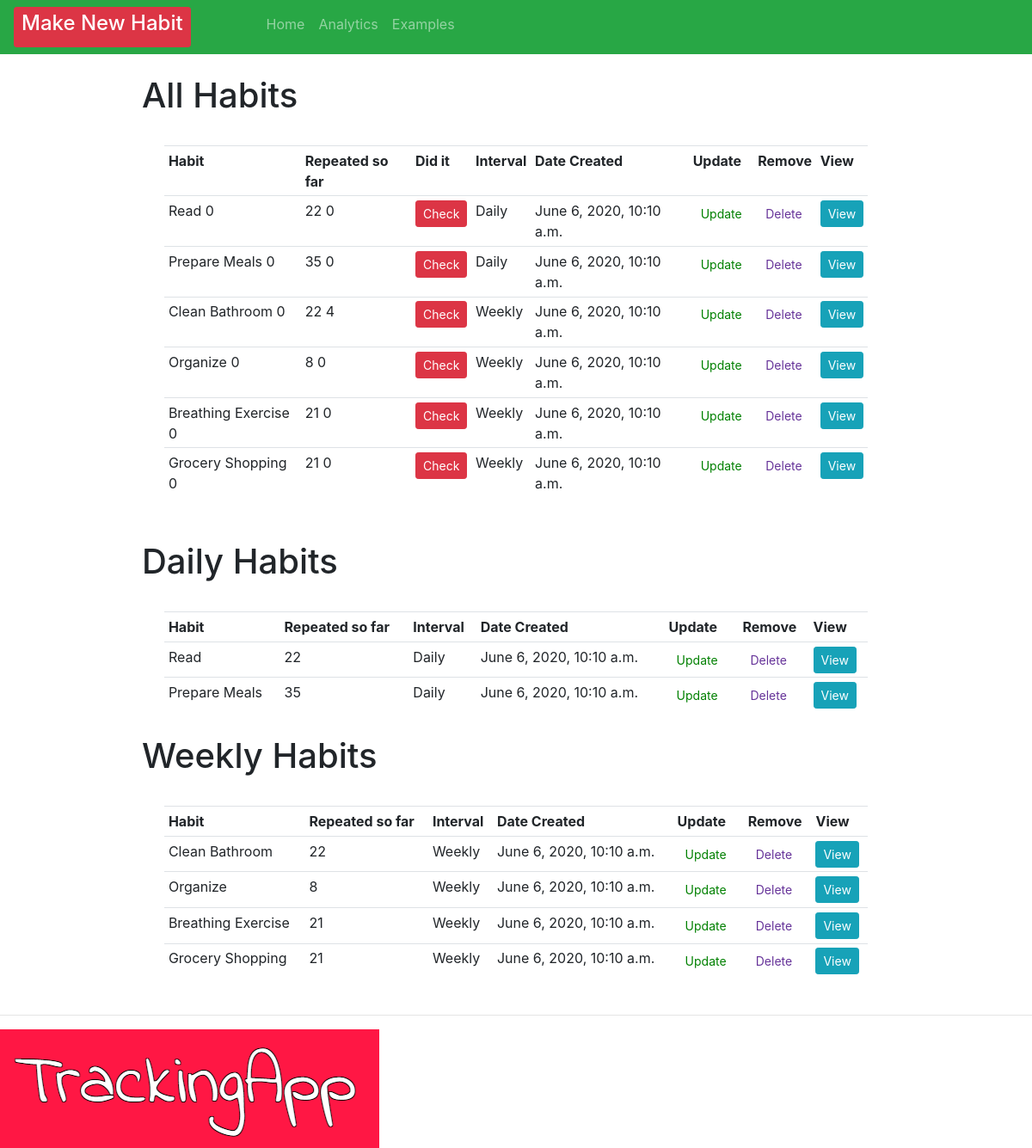
Before: / with the older database file.
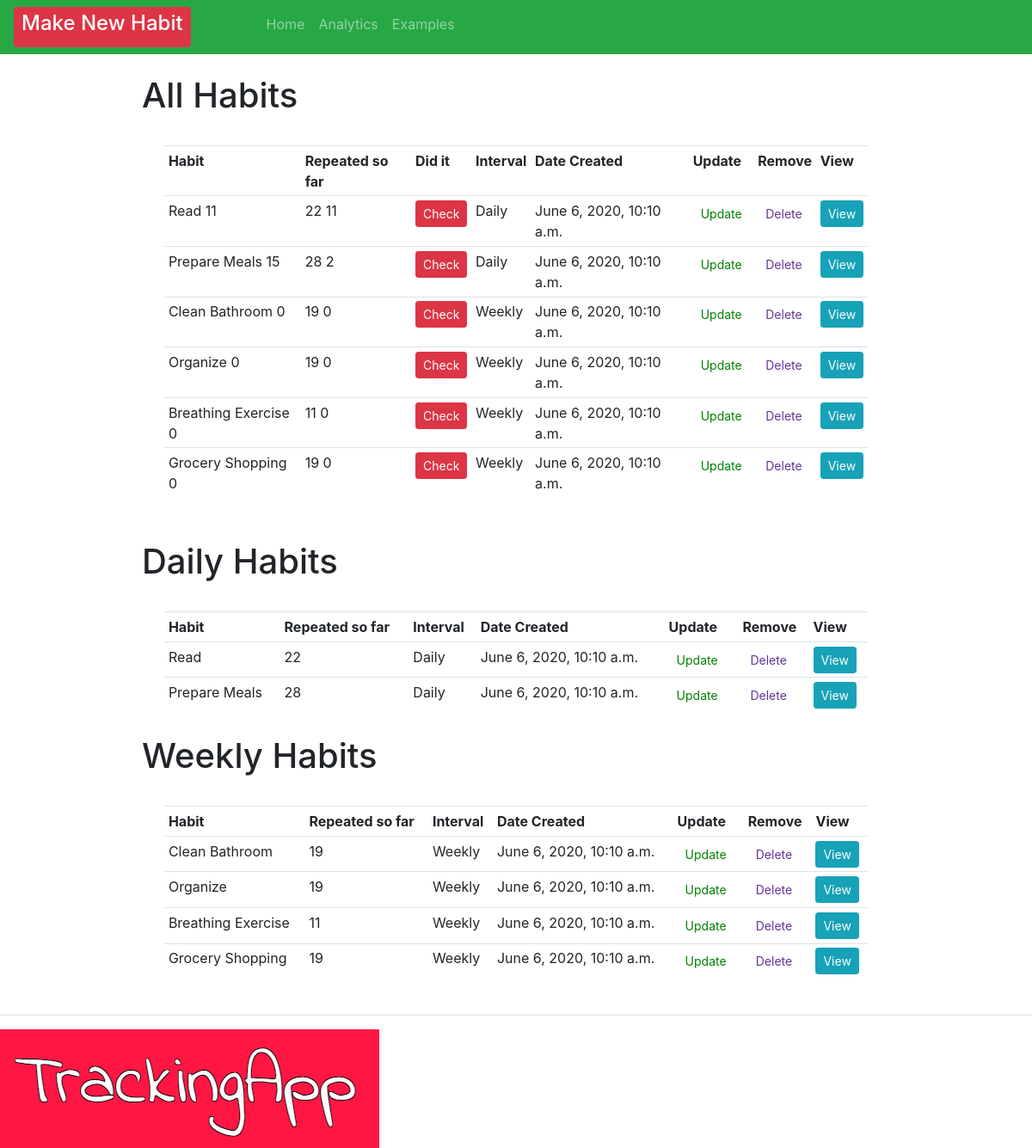
After: the same page with the newer database file.
### crm/models.py (models this page shows, shortened)
class Order(models.Model):
    INTERVAL = (
            ('Daily', 'Daily'),
            ('Weekly', 'Weekly' ),
                      )
    habit = models.CharField(max_length=200, null=True, blank=True)
    interval = models.CharField(max_length=400, null=True, choices=INTERVAL)
    checked = models.IntegerField(blank=True, default=0, null=True)
    streak = models.IntegerField(blank=True, default=0, null=True)
    longestStreak = models.IntegerField(blank=True, default=0, null=True)
    created = models.DateTimeField(auto_now=True, auto_now_add=False, editable=False, null=True, blank=True)
    checkedList = models.ManyToManyField(Repeats)
    timeStamp = models.DateTimeField(auto_now=True, blank=True)
    date_created = models.DateTimeField(auto_now_add=True, null=True, editable=False, blank=True)
    dateAsString = models.CharField(max_length=200, null=True, blank=True)

### crm/views.py (the view)
# urls.py: path('', views.home, name="home" ),
def home(request):
    orders = Order.objects.all()
    total_orders = orders.count()
    dailyFilter = Order.objects.filter(interval="Daily")
    weeklyFilter = Order.objects.filter(interval="Weekly")
    context = {'orders': orders, 'total_orders': total_orders, 'dailyFilter': dailyFilter, 'weeklyFilter':weeklyFilter}
    return render(request, 'habit/dashboard.html', context)

### crm/templates/habit/dashboard.html (shortened to what this page needs)
{% extends 'habit/main.html' %}
{% block content %}
<br>
<div class="row" style="padding-left: 15%; padding-right: 15%;">
    <table style="margin: 3%" class="table table-sm">
        <h1> All Habits {{checked}} </h1>
        <tr>
            <th>Habit</th>
            <th>Repeated so far</th>
            <th>Did it</th>
            <th>Interval</th>
            <th>Date Created</th>
            <th>Update</th>
            <th>Remove</th>
            <th>View</th>
        </tr>
        {% for order in orders %}
        <tr>
            <td>
                       {{ order.habit }}
                       {{ order.longestStreak }}
            </td>
            <td>
                {{order.checkedList.count}}
                {{order.streak}}
            </td>
            <td>
                <form action="{% url 'check_habit' order.id %}" method="POST">
                    <button type="submit" , name="post_id" , value="{{order.id}}" ,
                        class="btn btn-sm btn-danger">Check</button>
                </form>
            </td>
            <td>{{order.interval}}</td>
            <td>{{order.date_created}}</td>
            <td><a class="btn btn-sm" style="color: green;" href="{% url 'update_habit' order.id %}">Update</a></td>
            <td><a class="btn btn-sm" style="color: rebeccapurple;" href="{% url 'delete' order.id %}">Delete</a></td>
            <td><a class="btn btn-sm btn-info" href="{% url 'habit' order.id %}">View</a></td>
        </tr>
        {% endfor %}
    </table>
</div>
<br>
<div class="row" style="padding-left: 15%; padding-right: 15%;">
    <table style="margin: 3%" class="table table-sm">
        <h1> Daily Habits </h1>
        <tr>
            <th>Habit</th>
            <th>Repeated so far</th>
            <th>Interval</th>
            <th>Date Created</th>
            <th>Update</th>
            <th>Remove</th>
            <th>View</th>
        </tr>
        {% for day in dailyFilter %}
       <td>
            {{ day.habit }}
        </td>
        <td>
            {{day.checkedList.count}}
        </td>
        <td>{{day.interval}}</td>
        <td>{{day.date_created}}</td>
        <td><a class="btn btn-sm" style="color: green;" href="{% url 'update_habit' day.id %}">Update</a></td>
        <td><a class="btn btn-sm" style="color: rebeccapurple;" href="{% url 'delete' day.id %}">Delete</a></td>
        <td><a class="btn btn-sm btn-info" href="{% url 'habit' day.id %}">View</a></td>
        {% endfor %}
    </table>
</div>
<div class="row" style="padding-left: 15%; padding-right: 15%;">
    <table style="margin: 3%" class="table table-sm">
        <tr>
            <th>Habit</th>
            <th>Repeated so far</th>
            <th>Interval</th>
            <th>Date Created</th>
            <th>Update</th>
            <th>Remove</th>
            <th>View</th>
        </tr>
        <h1> Weekly Habits </h1>
        {% for week in weeklyFilter %}
        <tr>
             <td>
                {{ week.habit }}
            </td>
            <td>
                {{week.checkedList.count}}
            </td>
                      <td>{{week.interval}}</td>
            <td>{{week.date_created}}</td>
            <td><a class="btn btn-sm" style="color: green;" href="{% url 'update_habit' week.id %}">Update</a>
            </td>
            <td><a class="btn btn-sm" style="color: rebeccapurple;" href="{% url 'delete' week.id %}">Delete</a>
            </td>
            <td><a class="btn btn-sm btn-info" href="{% url 'habit' week.id %}">View</a></td>
        </tr>
        {% endfor %}
    </table>
</div>
{% endblock %}

Changed rows visible on the page:
changed Order "Read": longestStreak "0" → "11"; streak "0" → "11"
changed Order "Prepare Meals": longestStreak "0" → "15"; checkedList.count "35" → "28"; streak "0" → "2"
changed Order "Clean Bathroom": checkedList.count "22" → "19"; streak "4" → "0"
computed for Order "Organize": checkedList.count "8" → "19"
computed for Order "Breathing Exercise": checkedList.count "21" → "11"
computed for Order "Grocery Shopping": checkedList.count "21" → "19"
